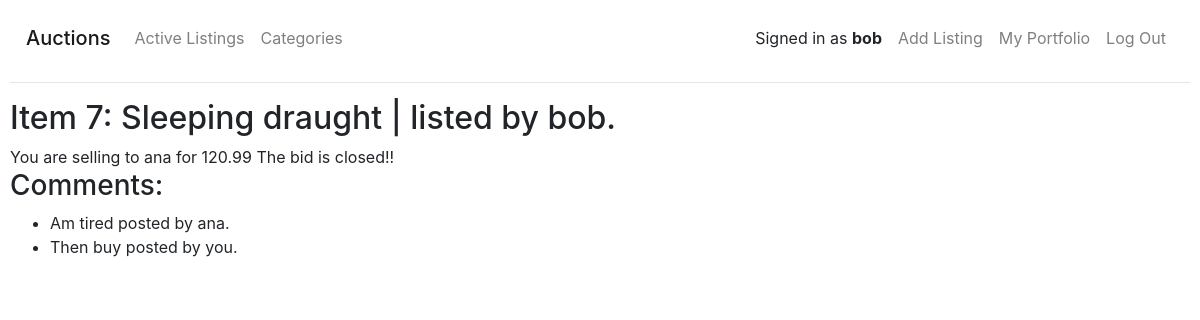
Screenshot of /item/7 (signed in) with the database file from the repository.
### auctions/models.py (models this page shows, shortened)
class User(AbstractUser):
    watching = models.ManyToManyField('Listing', blank=True, related_name='watchers')

class Listing(models.Model):
    user = models.ForeignKey(User, on_delete=models.CASCADE, related_name='listings')
    category = models.ForeignKey(Category, on_delete=models.CASCADE, related_name='listings', default=1)
    title = models.CharField(max_length=32)
    description = models.CharField(max_length=640, blank=True)
    image_url = models.URLField(max_length=200, blank=True)
    start_bid = models.DecimalField(max_digits=7, decimal_places=2)
    current_price = models.DecimalField(max_digits=7, decimal_places=2)
    closed = models.BooleanField(default=False)

class Bid(models.Model):
    listing = models.ForeignKey('Listing', on_delete=models.CASCADE, related_name='bids')
    user = models.ForeignKey(User, on_delete=models.CASCADE, related_name='bids')
    bid = models.DecimalField(max_digits=7, decimal_places=2)
    winning_bid = models.BooleanField(default=False)

class Comment(models.Model):
    listing = models.ForeignKey('Listing', on_delete=models.CASCADE, related_name='comments')
    user = models.ForeignKey(User, on_delete=models.CASCADE, related_name='comments')
    comment = models.TextField()

### auctions/views.py (the view, shortened to what this page needs)
# urls.py: path('item/<int:item_id>', views.item, name='item'),
@login_required(login_url='/login')
def item(request, item_id):
    item = Listing.objects.get(pk=item_id)
    bid = Bid.objects.filter(listing=item_id).order_by('-bid').first()
    comments = Comment.objects.filter(listing=item_id)
    watchers = item.watchers.all()
    if item.watchers.filter(username=request.user):
        watching = True
    else:
        watching = False
    if request.method == 'POST':
        user = request.user
        if request.POST['action'] == 'Watch':
            user.watching.add(item)
        elif request.POST['action'] == 'Unwatch':
            user.watching.remove(item)
        elif request.POST['action'] == 'Bid':
            form_bid = NewBid(request.POST)
            if form_bid.is_valid():
                if form_bid.cleaned_data['bid'] <= item.current_price:
                    messages.error(request, f"Your bid needs to be at least {item.current_price} high.")
                    return render(request, 'auctions/item.html', {
                        'item': item,
                        'bid': bid,
                        'form_bid': form_bid,
                        'comments': comments,
                        'form_comment': NewComment(),
                })
                else:
                    new_bid = Bid()
                    new_bid.bid = form_bid.cleaned_data['bid']
                    new_bid.listing = item
                    new_bid.user = user
                    new_bid.save()
                    item.current_price = form_bid.cleaned_data['bid']
                    item.save()
        elif request.POST['action'] == 'Comment':
            form_comment = NewComment(request.POST)
            if form_comment.is_valid():
                new_comment = Comment()
                new_comment.comment = form_comment.cleaned_data['comment']
                new_comment.listing = item
                new_comment.user = user
                new_comment.save()
        elif request.POST['action'] == 'Close':
            item.closed = True
            item.save()
            bid.winning_bid = True
            bid.save()
        return HttpResponseRedirect(reverse('item', args=(item_id, )))
    else:
        if item.closed:
            return render(request, 'auctions/item_closed.html', {
            'item': item,
            'bid': bid,
            'comments': comments,
            })

### auctions/templates/auctions/item_closed.html (shortened to what this page needs)
{% extends "auctions/item.html" %}
{% block status %}
{% if item.user == user %}
You are selling to {{ bid.user }} for {{ item.current_price }}
{% endif %}
The bid is closed!!
{% endblock %}

### auctions/templates/auctions/item.html (shortened to what this page needs)
{% extends "auctions/layout.html" %}
{% block body %}
<h2>Item {{ item.id }}: {{ item.title }} | listed by {{ item.user }}.</h2>
{% block status %}{% endblock %}
<h3>Comments:</h3>
<ul>
	{% for comment in comments %}
	<li>
		{{ comment.comment }} posted by
		{% if comment.user == user %}you{% else %}{{ comment.user }}{% endif %}.
	</li>
	{% endfor %}
</ul>
{% endblock %}

### auctions/templates/auctions/layout.html (shortened to what this page needs)
{% load static %}
<!DOCTYPE html>
<html lang="en">
<head>
    <link rel="stylesheet" href="https://cdn.jsdelivr.net/npm/bootstrap@4.6.0/dist/css/bootstrap.min.css"
>
    <link href="{% static 'auctions/styles.css' %}" rel="stylesheet">
</head>
<body>
    <nav class="navbar navbar-expand-md navbar-light">
        <span class="navbar-brand mb-0 h1">Auctions</span>
        <div class="collapse navbar-collapse justify-content-between" id="navbarToggle">
            <div class="navbar-nav">
                <a class="nav-link" href="{% url 'index' %}">Active Listings</a>
                <a class="nav-link" href="{% url 'categories' %}">Categories</a>
            </div>
            <div class="navbar-nav">
                {% if user.is_authenticated %}
                <span class="nav-item p-2">Signed in as <strong>{{ user.username }}</strong></span>
                <a class="nav-link" href="{% url 'add' %}">Add Listing</a>
                <a class="nav-link" href="{% url 'portfolio' %}">My Portfolio</a>
                <a class="nav-link" href="{% url 'logout' %}?next={{request.path}}">Log Out</a>
                {% else %}
                <span class="nav-item p-2">Not signed in</span>
                <a class="nav-link" href="{% url 'login' %}?next={{request.path}}">Log In</a>
                <a class="nav-link" href="{% url 'register' %}">Register</a>
                {% endif %}
            </div>
        </div>
    </nav>
    <hr>
    {% block body %}
    {% endblock %}
</body>
</html>

### auctions/static/auctions/styles.css (style rules this page uses)
body { padding: 10px; }

### rows the page displays
User: username "bob"
Listing: id "7", title "Sleeping draught", user "bob", current_price "120.99"
Bid: user "ana"
Comment: comment "Am tired", user "ana"
Comment: comment "Then buy", shows "you"
